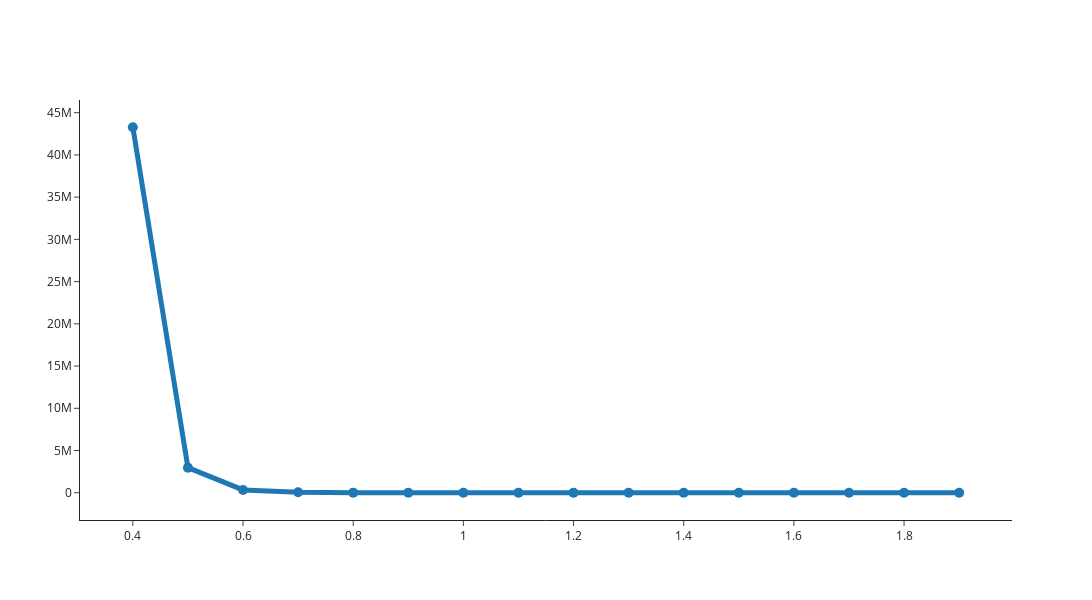

Notebook source saved alongside this figure:
### Code cell
epsilons =[ -0.2, 0.1, 0.2]
Ue= []

for epsilon in epsilons:

        distances= np.arange(0.4, 2, 0.1)
        minimal_distance = 1.98 #R_g a cui e=o

        for distance in distances :

                def calculate_energy(epsilon, minimal_distance, distance):
                    energy = epsilon * (((minimal_distance / distance) ** 12) - (2 * ((minimal_distance / distance) ** 6)))
                    return energy



                potential_energy_scan = [calculate_energy(epsilon, minimal_distance, distance) for distance in distances]
                Ue.append(potential_energy_scan)



        fig = go.Figure()
        fig.add_trace(
            go.Scatter(
                x=list(distances), y=potential_energy_scan,
                mode='lines+markers',
                name='transaction-based model',
                marker=dict(size=10)
            )
        )

        fig.update_layout(legend=dict(itemsizing='constant'))
        fig.update_layout(legend=dict(
                orientation="h",
                yanchor="bottom",
                y=1.02,
                xanchor="right",
                x=1.05,
                font = dict(family = "Arial", size = 20),
                bordercolor="LightSteelBlue",
                borderwidth=2,
            ),
        )
        fig.update_traces(line=dict(width=5))

        fig.update_layout(
            template='simple_white',
            xaxis_tickformat = 'i',
            bargap=0.2, # gap between bars of adjacent location coordinates,
            height=600,
            width=1350
        )


fig.show()

### Figure 1 — Plotly figure (JSON) as saved in the notebook; plotly's stock layout.template omitted (floating-point values rounded to 4 significant figures)
{"data": [{"line": {"width": 5}, "marker": {"size": 10}, "mode": "lines+markers", "name": "transaction-based model", "type": "scatter", "x": [0.4, 0.5, 0.6, 0.7, 0.8, 0.9, 1.0, 1.1, 1.2, 1.3, 1.4, 1.5, 1.6, 1.7, 1.8, 1.9], "y": [43270000.0, 2973000.0, 333100.0, 52260.0, 10470.0, 2526.0, 702.0, 217.8, 73.37, 26.17, 9.607, 3.481, 1.143, 0.2478, -0.08094, -0.1842]}], "layout": {"bargap": 0.2, "height": 600, "legend": {"bordercolor": "LightSteelBlue", "borderwidth": 2, "font": {"family": "Arial", "size": 20}, "itemsizing": "constant", "orientation": "h", "x": 1.05, "xanchor": "right", "y": 1.02, "yanchor": "bottom"}, "width": 1350, "xaxis": {"tickformat": "i"}}}
